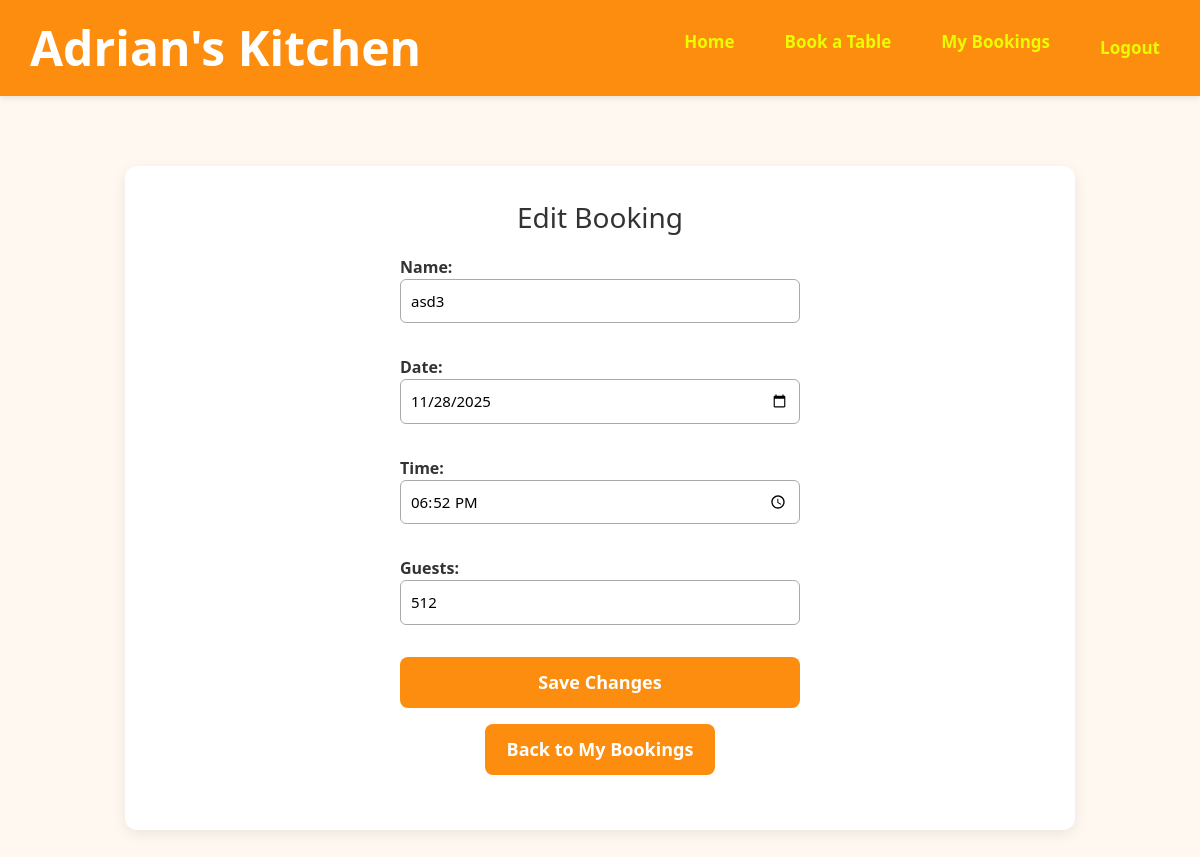
/edit/8/ (signed in), run on the app's committed database.
### bookings/models.py (models this page shows, shortened)
class Booking(models.Model):
    user = models.ForeignKey(User, on_delete=models.CASCADE)
    name = models.CharField(max_length=100)
    date = models.DateField()
    time = models.TimeField()
    guests = models.IntegerField()

### bookings/views.py (the view)
# urls.py: path('edit/<int:booking_id>/', views.edit_booking, name="edit_booking"),
@login_required
def edit_booking(request, booking_id):
    booking = get_object_or_404(Booking, id=booking_id, user=request.user)
    if request.method == "POST":
        form = BookingForm(request.POST, instance=booking)
        if form.is_valid():
            form.save()
            messages.success(request, "Your booking has been updated successfully!")
            return redirect("view_bookings")
    else:
        form = BookingForm(instance=booking)
    return render(request, "bookings/edit_booking.html", {"form": form})

### bookings/forms.py
class BookingForm(forms.ModelForm):
    class Meta:
        model = Booking
        fields = ['name', 'date', 'time', 'guests']
        widgets = {
            'date': forms.DateInput(attrs={'type': 'date'}),
            'time': forms.TimeInput(attrs={'type': 'time'}),
        }

### bookings/templates/bookings/edit_booking.html (shortened to what this page needs)
{% extends "bookings/base.html" %}
{% block content %}
<h2 class="mb-3">Edit Booking</h2>
<form method="POST">
    {{ form.as_p }}
    <button type="submit" class="btn btn-primary w-100">Save Changes</button>
</form>
<p class="mt-3 text-center">
    <a href="{% url 'view_bookings' %}" class="btn btn-secondary">Back to My Bookings</a>
</p>
{% endblock %}

### bookings/static/bookings/css/style.css (style rules this page uses)
* { box-sizing: border-box; }
body { font-family: 'Segoe UI', Tahoma, Geneva, Verdana, sans-serif; background-color: #fff8f0; color: #333; margin: 0; padding: 0; }
html, body { overflow-x: hidden; }
.btn { display: inline-block; padding: 12px 22px; font-size: 18px; font-weight: 600; border-radius: 8px; text-decoration: none; cursor: pointer; border: none; transition: 0.25s ease; }
.btn-primary { background: rgb(252, 141, 15); color: white; }
.btn-secondary { background: rgb(252, 141, 15); color: white; }
.page-container h2 { font-size: 28px; margin-bottom: 20px; }
.page-container p { margin: 20px 0; }
form { max-width: 400px; margin: 0 auto; text-align: left; }
form label { font-weight: 600; }
form input, form select, form textarea { width: 100%; padding: 10px; margin-bottom: 12px; border: 1px solid #aaa; border-radius: 6px; font-size: 15px; }
form button, form input[type="submit"] { width: 100%; background: rgb(252, 141, 15); color: white; padding: 12px; border-radius: 6px; font-weight: 700; cursor: pointer; }

### data on the page
Booking: name "asd3", date "11/28/2025", time "18:52:00", guests "512"
